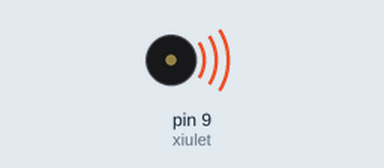
The sketch below on a simulated Arduino Uno, built with avr-gcc and run on an emulated ATmega328P. Shown: buzzer (waves = sounding).

Above: at 0.45 s.
Timing chart, 0 to 3.0 s (numbered marks = the images above):
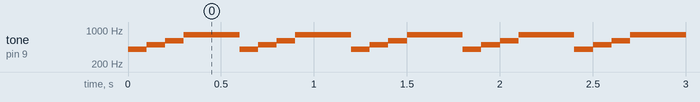

The sketch:

exercici_3.ino
```cpp
/*""""""""""""""""""""""""""""""""""""""""""""""""""""""""""""""""""""""""""""""""""""""
""                                                                                    ""
""                                                                                    ""
""                                 TÍTOL: HELLO WORLD                                 ""
""                                 GABRIEL JAN IWAN                                   ""
""                                                                                    ""
""                                                                                    ""
""                                                                                    ""
""""""""""""""""""""""""""""""""""""""""""""""""""""""""""""""""""""""""""""""""""""""*/

//"""""""""""""""""""""""""""""""""""" INCLUDE """""""""""""""""""""""""""""""""""""""""


//"""""""""""""""""""""""""""""""""""" VARIABLES """""""""""""""""""""""""""""""""""""""

const byte xiulet = 9;        // donar nom al pin 9 de l’Arduino


//""""""""""""""""""""""""""""""""""""" SETUP """"""""""""""""""""""""""""""""""""""""""

void setup()                                 // CONFIGURA EL FINAL DE SORTIDA
{

pinMode(xiulet, OUTPUT);   // definir el pin 9 com una sortida


}


//""""""""""""""""""""""""""""""""""""" LOOP """""""""""""""""""""""""""""""""""""""""""

void loop() {

tone(xiulet, 400 );    // xiulet de durada valPot0
 delay(100);

 tone(xiulet, 500 );    // xiulet de durada valPot0
 delay(100);

 tone(xiulet, 600 );    // xiulet de durada valPot0
 delay(100);

 tone(xiulet, 800 );    // xiulet de durada valPot0
 delay(300);

}


//""""""""""""""""""""""""""""""""""""" FUNCIONS """"""""""""""""""""""""""""""""""""""""
```

Measured:
- by itself, tone on pin 9 (xiulet): repeats every 0.60 s: 500 Hz 0.10 s, 600 Hz 0.10 s, 800 Hz 0.30 s, 400 Hz 0.10 s
